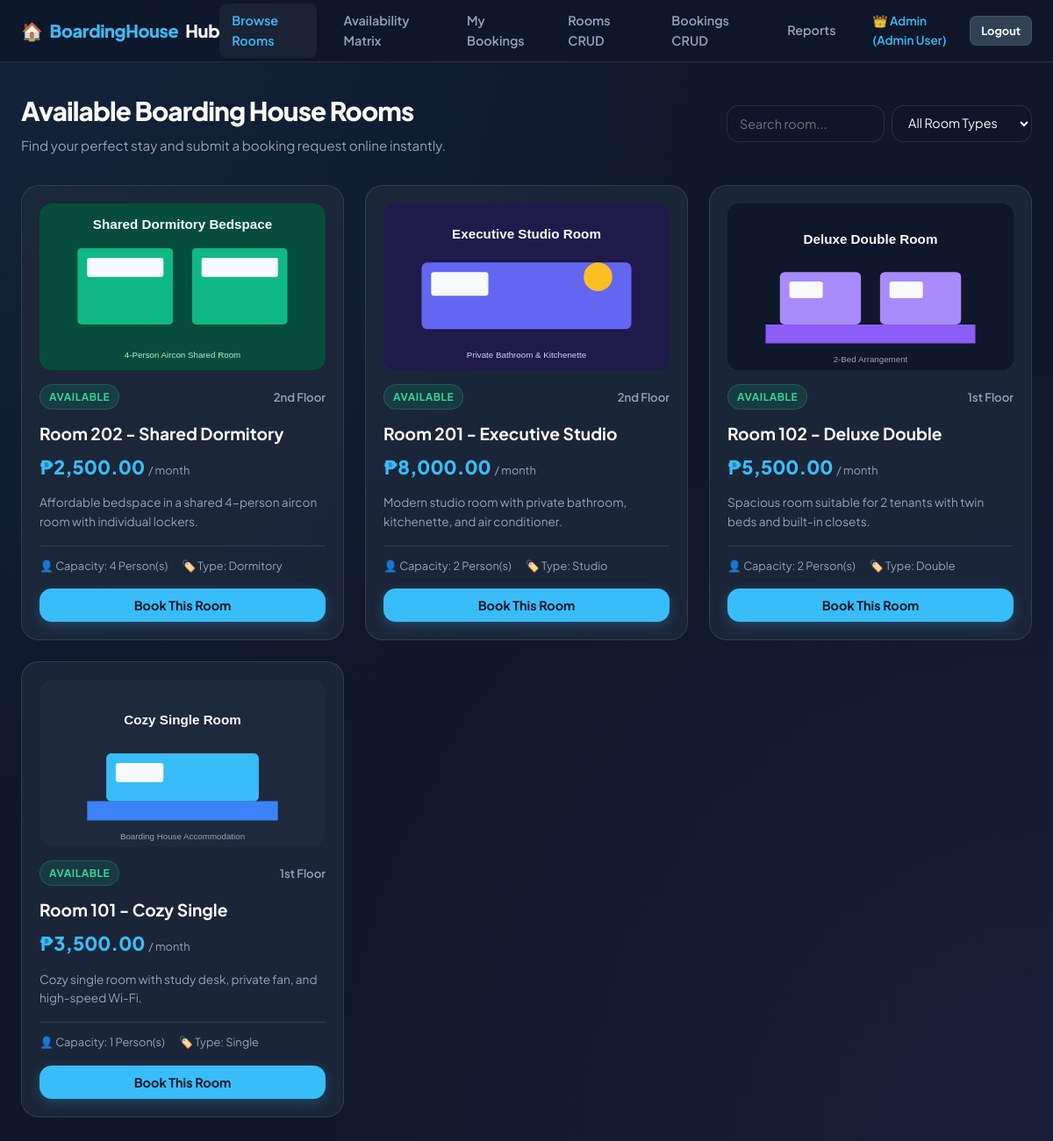
The page / (signed in) on the database its author committed.
### tables this page shows
CREATE TABLE IF NOT EXISTS `rooms` (
    `id` INT AUTO_INCREMENT PRIMARY KEY,
    `name` VARCHAR(100) NOT NULL,
    `type` VARCHAR(50) NOT NULL,
    `price` DECIMAL(10,2) NOT NULL,
    `capacity` INT NOT NULL DEFAULT 1,
    `floor` VARCHAR(20) DEFAULT '1st Floor',
    `status` ENUM('Available', 'Occupied', 'Maintenance') DEFAULT 'Available',
    `image` VARCHAR(255) NULL,
    `description` TEXT,
    `created_at` TIMESTAMP DEFAULT CURRENT_TIMESTAMP
);

### config.php (called while the page is built, shortened)
<?php
function e($string)
{
    return htmlspecialchars($string ?? '', ENT_QUOTES, 'UTF-8');
}
function formatMoney($amount)
{
    return '₱' . number_format((float) $amount, 2);
}

### index.php (the view, shortened to what this page needs)
<?php
require_once __DIR__ . '/config.php';
$pdo = getDB();
$searchQuery = trim($_GET['q'] ?? '');
$sql = "SELECT * FROM `rooms` WHERE 1=1";
$params = [];
$sql .= " ORDER BY `id` DESC";
$stmt = $pdo->prepare($sql);
$stmt->execute($params);
$rooms = $stmt->fetchAll();
include __DIR__ . '/includes/header.php';
include __DIR__ . '/includes/navbar.php';
?>
<div class="container">
    <div class="page-header">
        <div>
            <h1 class="page-title">Available Boarding House Rooms</h1>
            <p class="page-subtitle">Find your perfect stay and submit a booking request online instantly.</p>
        </div>
        <div style="display: flex; gap: 12px; flex-wrap: wrap;">
            <form method="GET" style="display: flex; gap: 8px;">
                <input type="text" name="q" class="form-control" placeholder="Search room..." value="<?= e($searchQuery); ?>" style="width: 180px;">
                <select name="type" class="form-control" onchange="this.form.submit()" style="width: 160px;">
                    <option value="">All Room Types</option>
                </select>
            </form>
        </div>
    </div>
    <?php if (count($rooms) === 0): ?>
        <div class="form-card" style="text-align: center; padding: 48px; color: var(--text-muted);">
            <div style="font-size: 3rem; margin-bottom: 12px;">🔍</div>
            <h3>No Rooms Found</h3>
            <p style="margin-top: 8px;">No rooms match your filter criteria. Try searching for a different term.</p>
            <a href="index.php" class="btn btn-secondary" style="margin-top: 16px;">Clear Filters</a>
        </div>
    <?php else: ?>
        <div class="grid">
            <?php foreach ($rooms as $room): ?>
                <?php
                    $isAvailable = strtolower($room['status']) === 'available';
                    $roomTypeLower = strtolower($room['type']);
                    $defaultImage = 'images/single.svg';
                    if (str_contains($roomTypeLower, 'double')) $defaultImage = 'images/double.svg';
                    else if (str_contains($roomTypeLower, 'studio')) $defaultImage = 'images/studio.svg';
                    else if (str_contains($roomTypeLower, 'dorm') || str_contains($roomTypeLower, 'bedspace')) $defaultImage = 'images/dormitory.svg';
                    $imagePath = !empty($room['image']) ? $room['image'] : $defaultImage;
                ?>
                <div class="card">
                    <div style="width: 100%; height: 190px; overflow: hidden; border-radius: var(--radius-md); margin-bottom: 16px; position: relative; background: #0f172a;">
                        <img src="<?= e($imagePath); ?>" alt="<?= e($room['name']); ?>" style="width:100%; height:100%; object-fit:cover; transition:transform 0.4s ease;" onerror="this.onerror=null; this.src='<?= $defaultImage; ?>';">
                    </div>
                    <div class="card-header">
                        <span class="badge badge-<?= strtolower($room['status']); ?>">
                            <?= e(ucfirst($room['status'])); ?>
                        </span>
                        <span style="font-size: 0.82rem; color: var(--text-muted); font-weight: 600;"><?= e($room['floor']); ?></span>
                    </div>
                    <h3 class="card-title"><?= e($room['name']); ?></h3>
                    <div class="card-price"><?= formatMoney($room['price']); ?> <span style="font-size:0.8rem; font-weight:normal; color:var(--text-muted);">/ month</span></div>
                    <p class="card-desc"><?= e($room['description']); ?></p>
                    <div class="card-meta">
                        <span>👤 Capacity: <?= e($room['capacity']); ?> Person(s)</span>
                        <span>🏷️ Type: <?= e(ucfirst($room['type'])); ?></span>
                    </div>
                    <?php if ($isAvailable): ?>
                        <button class="btn btn-primary" onclick="openBookingModal(<?= $room['id']; ?>, '<?= e(addslashes($room['name'])); ?>')">
                            Book This Room
                        </button>
                    <?php else: ?>
                        <button class="btn btn-secondary" disabled style="opacity: 0.5; cursor: not-allowed;">
                            <?= e(ucfirst($room['status'])); ?>
                        </button>
                    <?php endif; ?>
                </div>
            <?php endforeach; ?>
        </div>
    <?php endif; ?>
</div>
<?php include __DIR__ . '/includes/footer.php'; ?>

### css/style.css (style rules this page uses)
:root { --bg-main: #0f172a; --bg-card: rgba(30, 41, 59, 0.85); --bg-card-hover: rgba(51, 65, 85, 0.95); --border: rgba(255, 255, 255, 0.1); --border-hover: rgba(56, 189, 248, 0.4); --primary: #38bdf8; --primary-hover: #0284c7; --primary-glow: rgba(56, 189, 248, 0.25); --secondary: #334155; --secondary-hover: #475569; --accent: #818cf8; --success: #10b981; --success-bg: rgba(16, 185, 129, 0.15); --warning: #f59e0b; --warning-bg: rgba(245, 158, 11, 0.15); --danger: #ef4444; --danger-bg: rgba(239, 68, 68, 0.15); --text-main: #f8fafc; --text-muted: #94a3b8; --text-dark: #0f172a; --radius-sm: 8px; --radius-md: 14px; --radius-lg: 20px; --shadow-sm: 0 4px 6px -1px rgba(0, 0, 0, 0.2); --shadow-md: 0 10px 15px -3px rgba(0, 0, 0, 0.3); --shadow-lg: 0 20px 25px -5px rgba(0, 0, 0, 0.4); --transition: all 0.25s cubic-bezier(0.4, 0, 0.2, 1); }
* { margin: 0; padding: 0; box-sizing: border-box; font-family: 'Plus Jakarta Sans', -apple-system, BlinkMacSystemFont, sans-serif; }
body { background-color: var(--bg-main); background-image: radial-gradient(at 0% 0%, rgba(56, 189, 248, 0.08) 0px, transparent 50%), radial-gradient(at 100% 100%, rgba(129, 140, 248, 0.08) 0px, transparent 50%); color: var(--text-main); min-height: 100vh; line-height: 1.6; padding-bottom: 60px; }
.container { max-width: 1200px; margin: 32px auto; padding: 0 24px; }
.page-header { display: flex; align-items: center; justify-content: space-between; margin-bottom: 32px; flex-wrap: wrap; gap: 16px; }
.page-title { font-size: 1.85rem; font-weight: 800; letter-spacing: -0.03em; }
.page-subtitle { color: var(--text-muted); font-size: 0.95rem; margin-top: 4px; }
.btn { display: inline-flex; align-items: center; justify-content: center; gap: 8px; padding: 10px 20px; font-size: 0.9rem; font-weight: 700; border-radius: var(--radius-md); border: none; cursor: pointer; text-decoration: none; transition: var(--transition); outline: none; }
.btn-primary { background: var(--primary); color: var(--text-dark); box-shadow: 0 4px 14px var(--primary-glow); }
.grid { display: grid; grid-template-columns: repeat(auto-fill, minmax(320px, 1fr)); gap: 24px; }
.card { background: var(--bg-card); border: 1px solid var(--border); border-radius: var(--radius-lg); padding: 20px; transition: var(--transition); display: flex; flex-direction: column; justify-content: space-between; position: relative; overflow: hidden; }
.card-header { display: flex; align-items: center; justify-content: space-between; margin-bottom: 12px; }
.card-title { font-size: 1.2rem; font-weight: 700; margin-bottom: 6px; color: var(--text-main); }
.card-price { font-size: 1.35rem; font-weight: 800; color: var(--primary); margin-bottom: 12px; }
.card-desc { font-size: 0.85rem; color: var(--text-muted); margin-bottom: 16px; flex-grow: 1; }
.card-meta { display: flex; gap: 16px; font-size: 0.8rem; color: var(--text-muted); margin-bottom: 16px; padding-top: 12px; border-top: 1px solid var(--border); }
.badge { display: inline-flex; align-items: center; padding: 4px 10px; border-radius: 9999px; font-size: 0.75rem; font-weight: 700; text-transform: uppercase; letter-spacing: 0.04em; }
.badge-available { background: var(--success-bg); color: #34d399; border: 1px solid rgba(16, 185, 129, 0.3); }
.form-control { width: 100%; padding: 10px 14px; background: rgba(15, 23, 42, 0.6); border: 1px solid var(--border); border-radius: var(--radius-md); color: var(--text-main); font-size: 0.9rem; transition: var(--transition); outline: none; }
select.form-control option { background: #0f172a; color: #f8fafc; }

### rows shown on the page
rooms: image (picture), status "AVAILABLE", floor "2nd Floor", name "Room 202 - Shared Dormitory", price "₱2,500.00", description "Affordable bedspace in a shared 4-person aircon room with individual lockers.", capacity "4", type "Dormitory"
rooms: image (picture), status "AVAILABLE", floor "2nd Floor", name "Room 201 - Executive Studio", price "₱8,000.00", description "Modern studio room with private bathroom, kitchenette, and air conditioner.", capacity "2", type "Studio"
rooms: image (picture), status "AVAILABLE", floor "1st Floor", name "Room 102 - Deluxe Double", price "₱5,500.00", description "Spacious room suitable for 2 tenants with twin beds and built-in closets.", capacity "2", type "Double"
rooms: image (picture), status "AVAILABLE", floor "1st Floor", name "Room 101 - Cozy Single", price "₱3,500.00", description "Cozy single room with study desk, private fan, and high-speed Wi-Fi.", capacity "1", type "Single"

### other values the page prints
$user['name'] "Admin User"
